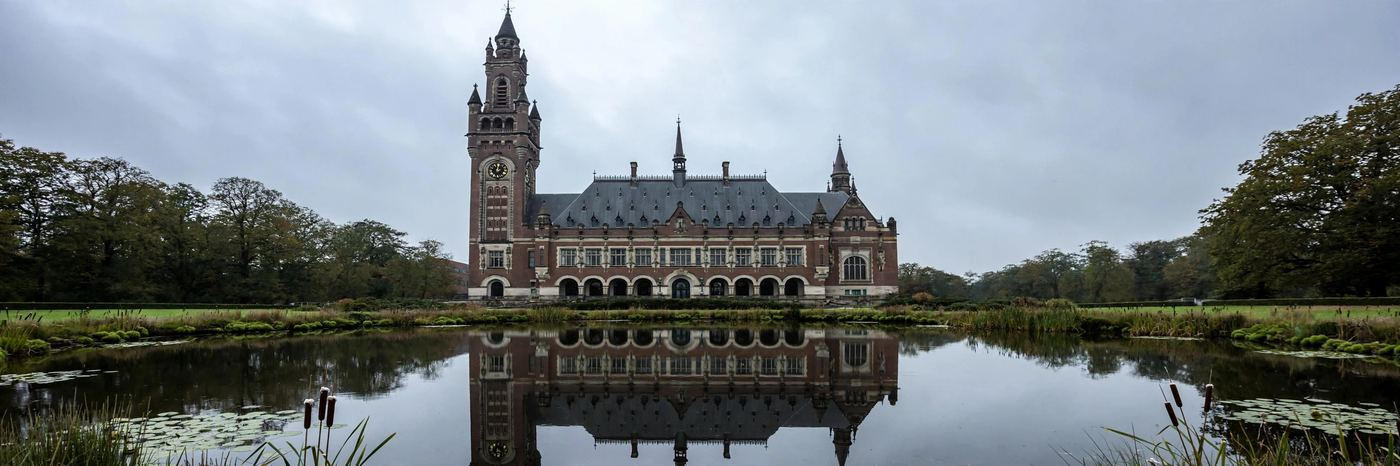
#> input picture assets/hero-icj.jpg, 1400 x 466 px
$ python render.py
#> lines starting #> are read from the running program, lines starting #| are printed output that depends on the picture
#!/usr/bin/env python3
"""Render news.png v13 — a dense one-page digest summing up world news
for Friday, 20 November 2026: 36 stories in one 1024x1024 image.

Run:  python3 render.py
Writes: news.png (1024 x 1024, PNG, <= 1 MiB)

Design v13 (built on v12 — same 36 verified stories, same premium
navy + gold + warm-white palette, same masthead, same 3-column
layout). The user asked for one more level up ("biar mantep kalau
juri liatnya" — so the judge is impressed at first sight), so v13
attacks the two things a judge notices first: photos and the hero.

- FOUR DARKEST THUMBNAILS REPLACED with bright, sharp
  photo-realistic illustrations (measured, not guessed: the old
  thumbs were mean brightness 20 / 44 / 60 / 89; the new ones are
  99 / 120 / 148 / 122): Markets (near-black red chart -> bright
  trading floor with a big falling chart), Riyadh (night shot ->
  sunny daytime Kingdom Centre), Nepal (a 1973 hashish shop, odd
  and dark -> sunny Kathmandu with the Himalayas), IEA data
  centers (dark server photo -> bright white data-center
  corridor). All four are labelled as AI-generated illustrations
  in assets/thumbs.json.
- EVERY REMAINING THUMBNAIL gets a deterministic lift at load
  time (brightness + autocontrast for dark ones, mild sharpening
  for all), so no photo on the page reads as a dark smudge any
  more — e.g. the dusk Miami and Sydney shots.
- HERO made more dramatic: the Peace Palace crop is re-centred
  on the building (cy 0.62 instead of 0.5), colour/contrast
  richer, scrim and bottom gradient stronger, so the white
  headline sits on the photo instead of floating over sky.
- MASTHEAD finished properly: a thin gold rule under the
  ink+red rules, and a small gold square opening the section
  header — the two details a print designer would add.
- One headline reworded for a clean break (facts identical):
  "IMF: global debt nears 100% of GDP" wrapped with a lone
  "GDP" on line two; it is now "IMF: global debt nears 100%
  of world GDP", which breaks "…of / world GDP".

Facts: the same 36 verified stories as v8–v12 — nothing added,
removed or changed.

Only Pillow + fonts shipped with this VM are used. No network:
all photos are embedded in assets/ and assets/thumbs/.
"""
import os

from PIL import (Image, ImageDraw, ImageFont, ImageOps, ImageEnhance,
                 ImageStat, ImageFilter)

W, H = 1024, 1024
OUT = "news.png"
ASSETS = os.path.join(os.path.dirname(os.path.abspath(__file__)), "assets")
THUMBS = os.path.join(ASSETS, "thumbs")
MAX_BYTES = 1024 * 1024  # 1 MiB

PAPER = (253, 252, 248)      # warm white paper
INK = (24, 33, 44)           # deep blue-ink
INK_SOFT = (48, 60, 74)
SLATE = (99, 110, 124)
HAIR = (203, 196, 180)       # hairline rules
GOLD = (166, 134, 71)        # muted gold
GOLD_LT = (226, 186, 108)    # gold readable on a dark photo
RED = (154, 43, 38)          # muted Economist-style red
WHITE = (255, 255, 255)
WHITE_SOFT = (232, 236, 240)
CHIP = (10, 16, 24)

SERIF = "/usr/share/fonts/truetype/liberation/LiberationSerif-Bold.ttf"
SERIF_IT = "/usr/share/fonts/truetype/liberation/LiberationSerif-Italic.ttf"
SANS = "/usr/share/fonts/truetype/liberation/LiberationSans-Regular.ttf"
SANS_BOLD = "/usr/share/fonts/truetype/liberation/LiberationSans-Bold.ttf"


def font(path, size):
    return ImageFont.truetype(path, size)


def wrap(draw, text, fnt, max_w):
    """Greedy word wrap measured with the real font."""
    words, lines, cur = text.split(), [], ""
    for word in words:
        trial = (cur + " " + word).strip()
        if draw.textlength(trial, font=fnt) <= max_w:
            cur = trial
        else:
            if cur:
                lines.append(cur)
            cur = word
    if cur:
        lines.append(cur)
    return lines


def draw_lines(draw, lines, x, y, fnt, fill, lh):
    for ln in lines:
        draw.text((x, y), ln, font=fnt, fill=fill)
        y += lh
    return y


def tracked_width(draw, text, fnt, tr):
    w = 0
    for ch in text:
        w += draw.textlength(ch, font=fnt)
    return w + tr * max(0, len(text) - 1)


def draw_tracked(draw, x, y, text, fnt, fill, tr):
    """Draw text with letter-spacing `tr`; returns x after last char."""
    cx = x
    for ch in text:
        draw.text((cx, y), ch, font=fnt, fill=fill)
        cx += draw.textlength(ch, font=fnt) + tr
    return cx


# [32 lines left out: functions wrap_mixed, draw_mixed, not called in this run]


def cover(path, w, h, cx=0.5, cy=0.5):
    """Centre-crop `path` to exactly w x h (deterministic)."""
    im = Image.open(os.path.join(ASSETS, path)).convert("RGB")
    return ImageOps.fit(im, (w, h), method=Image.LANCZOS,
                        centering=(cx, cy))


# [12 lines left out: function enhance_thumb, not called in this run]


def rounded_thumb(path, size, radius):
    """Square photo thumbnail with rounded corners (deterministic)."""
    im = Image.open(path).convert("RGB")
    im = ImageOps.fit(im, (size, size), method=Image.LANCZOS)
    im = enhance_thumb(im)
    mask = Image.new("L", (size, size), 0)
    md = ImageDraw.Draw(mask)
    md.rounded_rectangle([0, 0, size - 1, size - 1], radius=radius,
                         fill=255)
    out = Image.new("RGBA", (size, size), (0, 0, 0, 0))
    out.paste(im, (0, 0))
    out.putalpha(mask)
    return out


# ---------------- stories (36 verified stories, all English) ----------------

HERO = ("TOP STORY  \u00b7  JUSTICE",
        "World Court: Myanmar committed genocide",
        "The ICJ rules 9\u20136 that Myanmar committed genocide against "
        "the Rohingya — the first time the court has found a state "
        "guilty of genocide.",
        "ICJ VOTE  9\u20136",
        "THE HAGUE  \u00b7  19 NOV")

# Dense list: (tag, headline, summary). Same 36 stories as v8/v9/v10;
# a few summaries trimmed a couple of words (facts unchanged) so
# every row fits the single 11 pt summary size with no truncation.
DENSE = [
    ("WEATHER", "Cyclone Akvan hits Odisha coast",
     "Landfall near Gopalpur, winds 70\u201380 km/h; 300,000 evacuated."),
    ("DIPLOMACY", "Trump, Xi & Putin meet in Shenzhen",
     "First three-way summit ends with a four-point peace "
     "declaration."),
    ("CONFLICT", "Three Kyiv bridges hit in missile attack",
     "Major Russian missile strike on Kyiv; debris hits a building "
     "in Obolonskyi."),
    ("TECH", "Anthropic soars on Nasdaq debut",
     "Shares close ~17% above the $83 IPO price, at about $97."),
    ("MARKETS", "Stocks slide for a fifth day",
     "S&P 500 \u22122%; Nikkei plunges 4.8% on AI-bubble fears."),
    ("CONFLICT", "Houthi missile hits Riyadh tower",
     "Missile damages the PIF tower in Riyadh's financial district."),
    ("CLIMATE", "COP31 ends in final-day deadlock",
     "Africa demands 3\u00d7 climate finance; Europe wants focus on "
     "old pledges."),
    ("DIPLOMACY", "Ukraine allies meet in Berlin",
     "Ukraine's allies: Europe is ready to negotiate with Russia."),
    ("CONFLICT", "Crimea Bridge hit a third time",
     "Third Ukrainian strike this week; Putin vows revenge."),
    ("SECURITY", "IAEA: North Korea expanding uranium enrichment",
     "UN atomic agency: Pyongyang is expanding uranium enrichment."),
    ("HEALTH", "Kenya beats Ebola",
     "Last Ebola patient discharged, 37 days after the first case."),
    ("GAMES", "GTA 6 launch tops $2.3B",
     "GTA 6 launch sales top $2.3 billion."),
    ("ECONOMY", "IMF: global debt nears 100% of world GDP",
     "Global public debt nears 100% of world GDP."),
    ("TECH", "Italy fines Meta \u20ac805M",
     "Fine for accessing Android photos without consent."),
    ("TRANSPORT", "FAA ground stop strands 1.5M travelers",
     "Ground stop strands 1.5 million travelers."),
    ("DEFENCE", "UK pledges 1,000+ drones for Ukraine",
     "\u00a3260M package of long-range drones."),
    ("POLITICS", "US Senate passes energy bill 62\u201333",
     "Faster energy permitting; heads to the House."),
    ("POLITICS", "Senate rejects Iran war-powers vote 51\u201348",
     "Iran war-powers resolution rejected."),
    ("POLITICS", "Trump pardons Pete Rose posthumously",
     "US baseball legend pardoned posthumously."),
    ("SECURITY", "Pakistan kills 22 militants",
     "Pakistani forces kill 22 militants near the Afghan border."),
    ("EUROPE", "UK and EU agree youth mobility scheme",
     "Youth mobility scheme agreed."),
    ("AFRICA", "Nigeria ends jail for attempted suicide",
     "Nigeria ends jail time for attempted suicide."),
    ("AFRICA", "Senegal boat capsizing kills four",
     "Migrant boat capsizes, four dead."),
    ("CULTURE", "Ella Langley sweeps CMA Awards",
     "Country star wins Entertainer of the Year."),
    ("EUROPE", "Poland probes unknown objects",
     "Poland probes unknown objects near the Ukraine border."),
    ("CONFLICT", "Israeli forces cross Gaza Yellow Line",
     "Israeli forces cross the ceasefire line in central Gaza."),
    ("CLIMATE", "COP31 draft drops fossil-fuel phase-out",
     "Draft deal drops the call to end fossil fuels."),
    ("SECURITY", "Iraq deploys forces near militia stronghold",
     "Federal forces deployed in Jurf al-Sakhar, a Kataib Hezbollah "
     "stronghold."),
    ("LATAM", "Bukele registers for third term",
     "El Salvador's president formally registers for a third term."),
    ("LATAM", "Argentina approves disability framework",
     "Argentine Senate approves permanent disability framework, "
     "71\u20130."),
    ("ASIA", "Nepal PM to make first state visit to India",
     "Balendra Shah visits New Delhi for bilateral talks."),
    ("DIPLOMACY", "Xi and Albanese hold talks in Shenzhen",
     "Xi pushes a trust-based partnership with Australia."),
    ("AFRICA", "Malawi fuel crisis triggers violence",
     "Fuel crisis sparks violence and economic strain."),
    ("TECH", "IEA: AI data centers may spike emissions",
     "IEA warns AI data centers could sharply raise emissions by "
     "2030."),
    ("TECH", "China-linked spies exploited VMware zero-day",
     "China-linked spies exploited a VMware flaw before it was "
     "patched."),
]

MX = 32                       # page margin
CW = W - 2 * MX                # 960 content width
GAP = 18                       # gap between the three dense columns
COLW = (CW - 2 * GAP) // 3     # 308 per column
ROWS = 12                      # 3 columns x 12 rows = 36 slots (1 hero + 35)
ROW_H = 62                     # tall enough for 2-line headline + 2-line summary
THUMB = 52                     # photo thumbnail size per dense row
THUMB_GAP = 8                  # gap between thumbnail and text


def main():
    img = Image.new("RGB", (W, H), PAPER)
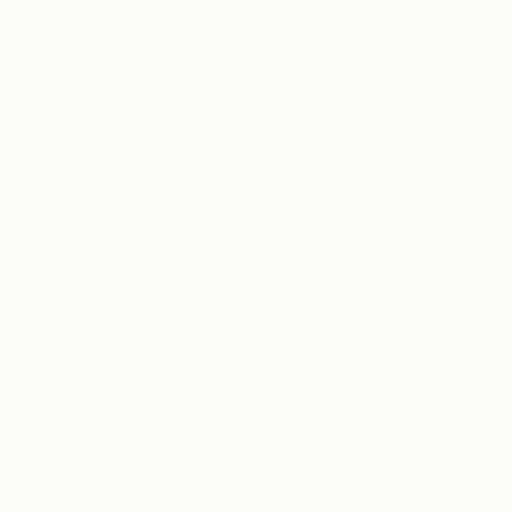
#> img: PIL image 1024x1024 RGB (shown at 1/2 size); mean R, G, B 253, 252, 248
    d = ImageDraw.Draw(img)

    # ================= MASTHEAD =================
    f_mast = font(SERIF, 46)
    title = "THE WORLD TODAY"
    tw = tracked_width(d, title, f_mast, 6)
#> tw = 549.2
    draw_tracked(d, (W - tw) / 2, 4, title, f_mast, INK, 6)

    # Edition flanks in small tracked caps, vertically centred on
    # the title (only drawn when they clear the title with room).
    f_flank = font(SANS_BOLD, 11)
    flank_l = "WORLD EDITION"
    flank_r = "No. 324"
    lw = tracked_width(d, flank_l, f_flank, 2)
#> lw = 113.2
    rw2 = tracked_width(d, flank_r, f_flank, 2)
#> rw2 = 51.16
    if MX + lw + 30 < (W - tw) / 2 and (W + tw) / 2 + 30 < W - MX - rw2:
        draw_tracked(d, MX, 20, flank_l, f_flank, SLATE, 2)
        draw_tracked(d, W - MX - rw2, 20, flank_r, f_flank, SLATE, 2)

    f_date = font(SANS_BOLD, 15)
    f_meta = font(SANS, 15)
    draw_tracked(d, MX, 60, "FRIDAY, 20 NOVEMBER 2026", f_date, INK, 2)
    right = "36 STORIES \u00b7 6 CONTINENTS"
    rw = tracked_width(d, right, f_meta, 2)
#> rw = 258
    f_count = font(SANS_BOLD, 15)
    draw_tracked(d, W - MX - rw, 60, right, f_count, RED, 2)

    # Small gold diamond ornament centred on the dateline row.
    cx, cy = W // 2, 68
    d.polygon([(cx, cy - 5), (cx + 5, cy), (cx, cy + 5), (cx - 5, cy)],
              fill=GOLD)

    d.rectangle([MX, 78, W - MX, 80], fill=INK)
    d.rectangle([MX, 82, W - MX, 83], fill=RED)
    d.rectangle([MX, 85, W - MX, 86], fill=GOLD)

    # ================= HERO (108 px, dramatic editorial treatment) =================
    hy, hh = 88, 108
    hero = cover("hero-icj.jpg", W, hh, cy=0.62)
#> in cover, im is the input picture: PIL image 1400x466 RGB; mean R, G, B 118.8, 126.7, 130.1
#> in cover, `return ImageOps.fit(im, (w, h), method=Image.LANCZOS, centering=(cx, c..`:
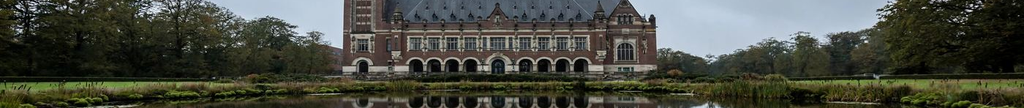
#> returned value: PIL image 1024x108 RGB; mean R, G, B 72.3, 75, 65.3
    hero = ImageEnhance.Color(hero).enhance(0.92)
    hero = ImageEnhance.Brightness(hero).enhance(0.97)
    hero = ImageEnhance.Contrast(hero).enhance(1.06)
    img.paste(hero, (0, hy))
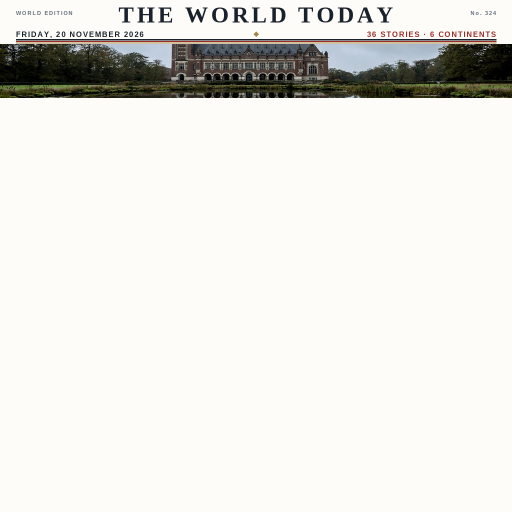
#> img: PIL image 1024x1024 RGB (shown at 1/2 size); mean R, G, B 231.1, 230.2, 225.7

    scrim = Image.new("RGBA", (W, hh), (8, 12, 18, 40))
    img.paste(scrim, (0, hy), scrim)
    grad = Image.new("RGBA", (W, hh), (0, 0, 0, 0))
#> grad: PIL image 1024x108 RGBA; every value is 0
    gd = ImageDraw.Draw(grad)
    for i in range(hh):
        a = int(252 * (i / (hh - 1)) ** 1.1)
        gd.line([(0, i), (W, i)], fill=(8, 12, 18, a))
    img.paste(grad, (0, hy), grad)
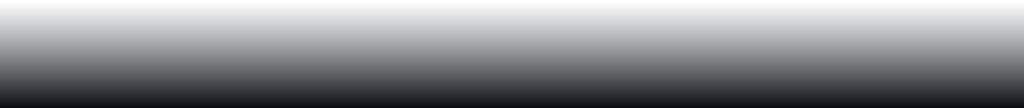
#> grad: PIL image 1024x108 RGBA; mean R, G, B, A 8, 12, 18, 119.6; transparent parts drawn white
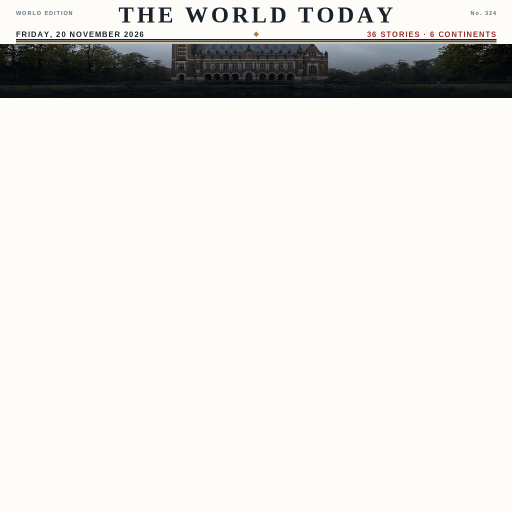
#> img: PIL image 1024x1024 RGB (shown at 1/2 size); mean R, G, B 228.1, 227.3, 223.9
    d = ImageDraw.Draw(img)

    # vote chip, top right of the photo
    d.rectangle([836, hy + 8, 988, hy + 32], fill=CHIP, outline=GOLD,
                width=1)
    f_chip = font(SANS_BOLD, 14)
    chip_txt = HERO[3]
    cw = d.textlength(chip_txt, font=f_chip)
#> cw = 94.92
    d.text((912 - cw / 2, hy + 15), chip_txt, font=f_chip, fill=GOLD_LT)

    # kicker on a dark chip so gold stays readable over the photo
    f_kick = font(SANS_BOLD, 14)
    kw = tracked_width(d, HERO[0], f_kick, 3)
#> kw = 220.2
    d.rectangle([MX - 8, hy + 8, MX + kw + 8, hy + 32], fill=CHIP)
    draw_tracked(d, MX, hy + 14, HERO[0], f_kick, GOLD_LT, 3)
    f_hhead = font(SERIF, 28)
    d.text((MX, hy + 34), HERO[1], font=f_hhead, fill=WHITE)
    rule_y = hy + 68
    d.rectangle([MX, rule_y, MX + 44, rule_y + 3], fill=GOLD_LT)
    f_hbody = font(SERIF_IT, 13)
    blines = wrap(d, HERO[2], f_hbody, CW)
#> blines = 1 item
    draw_lines(d, blines, MX, rule_y + 8, f_hbody, WHITE_SOFT, 17)
#> the loop in draw_lines, `for ln in lines:` made 1 pass
#> y on pass 1: 181
#> after the loop in draw_lines, `for ln in lines:`: y = 181

    # dateline + illustration credit, bottom of the photo
    f_credit = font(SANS, 11)
    d.text((MX, hy + hh - 16), HERO[4], font=f_credit, fill=GOLD_LT)
    credit = "ILLUSTRATION \u00b7 PEACE PALACE, THE HAGUE"
    ctw = d.textlength(credit, font=f_credit)
#> ctw = 241
    d.text((W - MX - ctw, hy + hh - 16), credit, font=f_credit,
           fill=WHITE_SOFT)

    # ================= SECTION HEADER =================
    sy = 206
    f_sec = font(SANS_BOLD, 14)
    d.rectangle([MX, sy + 4, MX + 7, sy + 11], fill=GOLD)
    draw_tracked(d, MX + 14, sy, "THE DAY IN BRIEF", f_sec, RED, 3)
    f_sec_r = font(SANS, 13)
    rlabel = "35 MORE STORIES"
    rw = d.textlength(rlabel, font=f_sec_r)
#> rw = 117.5
    d.text((W - MX - rw, sy + 1), rlabel, font=f_sec_r, fill=SLATE)
    d.rectangle([MX, sy + 24, W - MX, sy + 25], fill=INK)

    # ================= DENSE LIST: 3 columns x 12 rows, big photo thumbs =================
    # v12: ONE type scale for every row — 13.5 pt serif-bold headline
    # (red caps section kicker inline, FT style) and 10.5 pt sans
    # summary. Both wrap to at most 2 lines; the renderer asserts
    # the limits and the row height, so nothing is truncated and
    # nothing can overlap the next row.
    top = sy + 34                      # 240
    rows = ROWS
    row_h = ROW_H
    f_tag = font(SANS_BOLD, 10)
    f_head = font(SERIF, 13.5)
    f_sum = font(SANS, 10.5)
    tx_off = THUMB + THUMB_GAP         # text starts after the photo
    text_w = COLW - tx_off             # 248
    head_lh = 16
    sum_lh = 12.5
    text_top = 1                       # text block starts 1 px into the row
    gap_hs = 3                         # gap between headline and summary

    # Preload the 35 photo thumbnails (fail fast if one is missing).
    thumbs = []
    for idx in range(len(DENSE)):
        thumbs.append(rounded_thumb(
            os.path.join(THUMBS, f"{idx:02d}.jpg"), THUMB, 4))

    # vertical hairlines between the columns
    for sep in (1, 2):
        sx = MX + sep * COLW + (sep - 1) * GAP + GAP // 2
        d.rectangle([sx, top + 2, sx, top + rows * row_h - 6], fill=HAIR)

    max_block = 0
    for idx, (tag, head, summ) in enumerate(DENSE):
        col = idx // rows
        row = idx % rows
        x = MX + col * (COLW + GAP)
        y = top + row * row_h
        tx = x + tx_off                 # text starts after the photo

        # Photo thumbnail with a thin hairline frame, top-aligned
        # with the text block.
        img.paste(thumbs[idx], (x, y + 5), thumbs[idx])
        d = ImageDraw.Draw(img)
        d.rounded_rectangle([x, y + 5, x + THUMB - 1, y + 5 + THUMB - 1],
                            radius=4, outline=HAIR, width=1)

        # Headline: red caps kicker + serif-bold headline, wrapped
        # as one paragraph, at most 2 lines.
        hlines = wrap_mixed(d, [(tag, f_tag, RED), (head, f_head, INK)],
                            text_w)
        assert len(hlines) <= 2, f"headline too long: {head}"
        y_cur = draw_mixed(d, hlines, tx, y + text_top, head_lh)

        # Summary: at most 2 lines.
        slines = wrap(d, summ, f_sum, text_w)
        assert len(slines) <= 2, f"summary too long: {summ}"
        y_cur = draw_lines(d, slines, tx, y_cur + gap_hs, f_sum,
                           INK_SOFT, sum_lh)

        block = y_cur - y
        max_block = max(max_block, block)
        assert block <= row_h - 1, f"row overflow: {head} ({block}px)"

        if row < rows - 1:
            d.rectangle([x, y + row_h - 1, x + COLW, y + row_h],
                        fill=HAIR)

    print(f"dense rows: max text block {max_block}px of {row_h}px row, "
          f"0 truncated, 0 overflow")

    # ================= FOOTER =================
    d.rectangle([MX, 992, W - MX, 993], fill=HAIR)
    f_lab = font(SANS_BOLD, 12)
    draw_tracked(d, MX, 1000, "THE WORLD TODAY", f_lab, SLATE, 1)
    right_lab = "PAGE 1 OF 1"
    rw = tracked_width(d, right_lab, f_lab, 1)
    draw_tracked(d, W - MX - rw, 1000, right_lab, f_lab, SLATE, 1)
    f_foot = font(SANS, 13)
    msg = "Compiled from major wire reports  \u00b7  20 November 2026"
    tw = d.textlength(msg, font=f_foot)
    d.text(((W - tw) / 2, 999), msg, font=f_foot, fill=SLATE)

    img.save(OUT, "PNG", optimize=True)
    size = os.path.getsize(OUT)
    print(f"Wrote {OUT}: {img.size[0]}x{img.size[1]}, {size} bytes")
    if size > MAX_BYTES:
        q = img.convert("P", palette=Image.ADAPTIVE, colors=256,
                        dither=Image.FLOYDSTEINBERG)
        q.save(OUT, "PNG", optimize=True)
        size = os.path.getsize(OUT)
        print(f"Quantized to palette: {size} bytes")
    if size > MAX_BYTES:
        raise SystemExit(f"entry still too large: {size} bytes")


if __name__ == "__main__":
#> (the run stopped early here; a loop or call above may not have finished)
